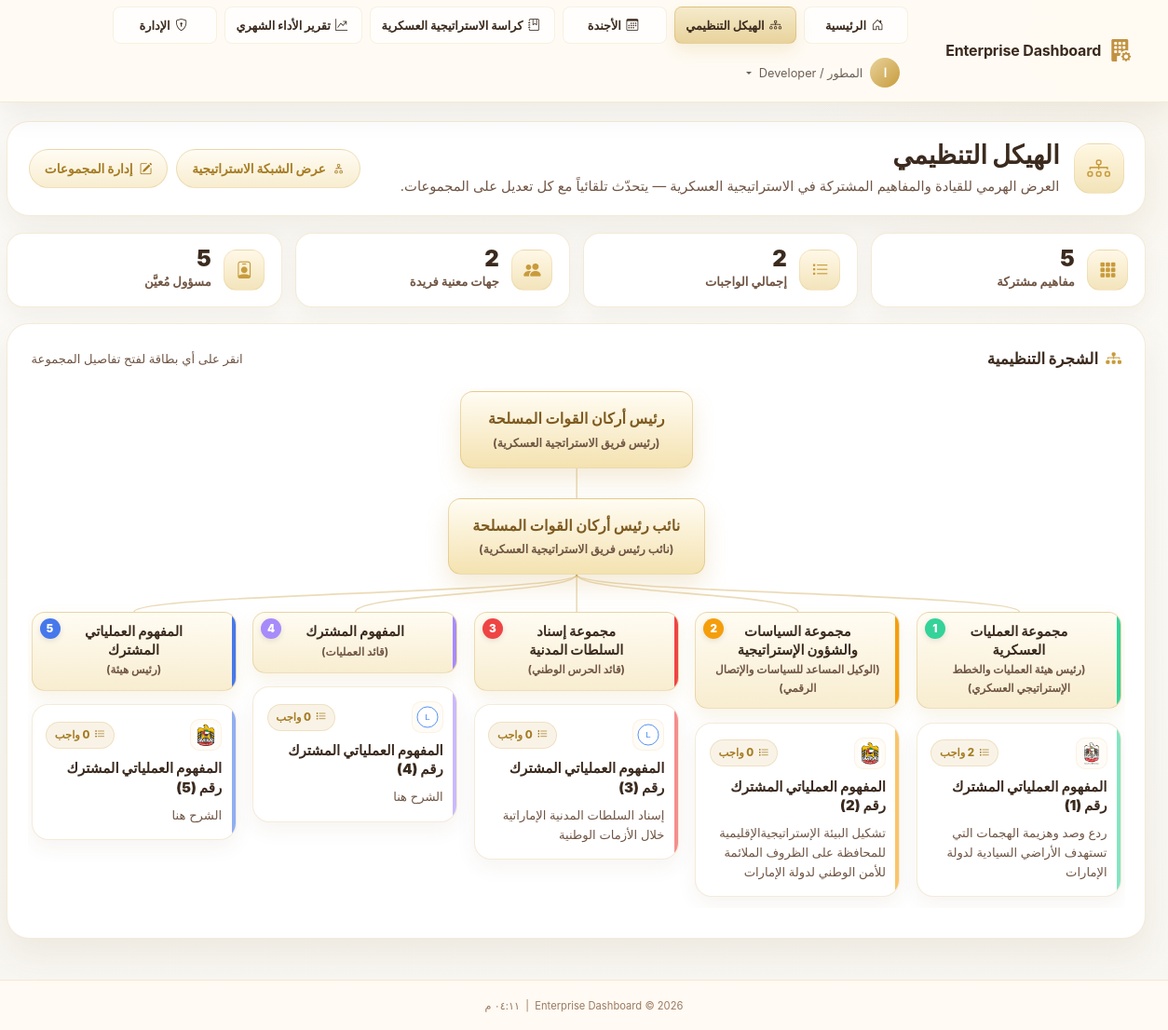
Screenshot of /org-structure (signed in) with the database file from the repository.
### app/models/user.py (models this page shows, shortened)
class User(UserMixin, db.Model):
    __tablename__ = 'users'
    id              = db.Column(db.String(36), primary_key=True, default=lambda: str(uuid.uuid4()))
    ldap_dn         = db.Column(db.String(255), unique=True, nullable=True)
    username        = db.Column(db.String(80),  unique=True, nullable=False, index=True)
    email           = db.Column(db.String(120), nullable=False)
    full_name       = db.Column(db.String(120), nullable=False)
    password_hash   = db.Column(db.String(255), nullable=True)  # Only for sim mode
    is_ldap_user    = db.Column(db.Boolean, default=True)
    is_active       = db.Column(db.Boolean, default=True)
    role_id         = db.Column(db.Integer, db.ForeignKey('roles.id'), nullable=True)
    department_id   = db.Column(db.Integer, db.ForeignKey('departments.id'), nullable=True)
    failed_logins     = db.Column(db.Integer, default=0)
    locked_until      = db.Column(db.DateTime, nullable=True)
    created_at  = db.Column(db.DateTime, default=datetime.utcnow)
    updated_at  = db.Column(db.DateTime, default=datetime.utcnow, onupdate=datetime.utcnow)
    last_login  = db.Column(db.DateTime, nullable=True)
    role       = db.relationship('Role', back_populates='users')
    department = db.relationship('Department', back_populates='users')
    audit_logs = db.relationship('AuditLog', back_populates='user', lazy='dynamic',
                                 foreign_keys='AuditLog.user_id')
    @property
    def is_authenticated(self) -> bool:
        return True
    @property
    def permission_level(self) -> int:
        return self.role.permission_level if self.role else 0
    @property
    def role_code(self) -> str:
        return self.role.code if self.role else 'USER'
    def is_developer(self) -> bool:
        return self.role_code == 'DEVELOPER'
    def can_admin(self) -> bool:
        return self.permission_level >= 80  # Deputy and above
    @classmethod
    def get_by_id(cls, user_id: str) -> Optional['User']:
        return cls.query.get(user_id)

### app/models/department.py (models this page shows, shortened)
class Department(db.Model):
    __tablename__ = 'departments'
    id                 = db.Column(db.Integer, primary_key=True)
    code               = db.Column(db.String(20), unique=True, nullable=False)
    name               = db.Column(db.String(120), nullable=False)
    description        = db.Column(db.Text, default='')
    responsible_person = db.Column(db.String(120), default='')          # Title / role (e.g., "رئيس هيئة...")
    responsible_name   = db.Column(db.String(120), default='')          # Person's name (shown above the title)
    org_group_name     = db.Column(db.String(160), default='')          # Display name in org structure branch header
    color              = db.Column(db.String(7), default='#4F8EF7')   # Hex color
    icon               = db.Column(db.String(60), default='bi-grid-fill')
    logo_file          = db.Column(db.String(120), nullable=True)     # Custom logo filename
    concept_number     = db.Column(db.Integer, nullable=True)         # Operational Concept Number
    order_index        = db.Column(db.Integer, default=0)
    is_active          = db.Column(db.Boolean, default=True, nullable=False)
    is_central         = db.Column(db.Boolean, default=False, nullable=False)  # CEO hub group
    director_notes     = db.Column(db.Text, default='')               # Inline CEO notes
    concept_number     = db.Column(db.Integer, nullable=True)         # المفهوم العملياتي المشترك عدد
    created_at         = db.Column(db.DateTime, server_default=db.func.now())
    updated_at         = db.Column(db.DateTime, server_default=db.func.now(), onupdate=db.func.now())
    users   = db.relationship('User', back_populates='department', lazy='dynamic')
    metrics = db.relationship('DepartmentMetrics', back_populates='department',
                              lazy='dynamic', cascade='all, delete-orphan')
    def latest_metrics(self) -> Optional['DepartmentMetrics']:
        return (
            self.metrics
            .order_by(DepartmentMetrics.metric_date.desc())
            .first()
        )
    def competence_pct(self) -> float:
        m = self.latest_metrics()
        return float(m.competence_percentage) if m else 0.0
    def completion_pct(self) -> float:
        m = self.latest_metrics()
        return float(m.completion_percentage) if m else 0.0
    @classmethod
    def active_ordered(cls) -> List['Department']:
        return cls.query.filter_by(is_active=True).order_by(cls.order_index).all()

### app/dashboard/routes.py (the view)
@dashboard_bp.route('/org-structure')
@login_required
def org_structure():
    from app.models.main_task import MainTask
    departments = get_overview_metrics()
    central_department = next((d for d in departments if d.get('is_central')), None)
    report_departments = [d for d in departments if not d.get('is_central')] or departments
    stakeholders_by_dept = {}
    for dept in report_departments:
        tasks = MainTask.query.filter_by(primary_department_id=dept['id']).all()
        seen = []
        for t in tasks:
            for name in t.secondary_departments_parsed:
                name = (name or '').strip()
                if name and name not in seen:
                    seen.append(name)
        stakeholders_by_dept[dept['id']] = seen
    return render_template(
        'dashboard/org_structure.html',
        departments=departments,
        central_department=central_department,
        report_departments=report_departments,
        stakeholders_by_dept=stakeholders_by_dept,
        page_title='الهيكل التنظيمي',
    )

### app/templates/dashboard/org_structure.html (shortened to what this page needs)
{% extends "base.html" %}
{% block body_class %}app-body dashboard-home-body{% endblock %}
{% block content %}
{% set total_duties = report_departments|sum(attribute='duties_count') %}
{% set unique_stakeholders = [] %}
{% for dept in report_departments %}
    {% for s in stakeholders_by_dept.get(dept.id, []) %}
        {% if s not in unique_stakeholders %}
            {% set _ = unique_stakeholders.append(s) %}
        {% endif %}
    {% endfor %}
{% endfor %}
<div class="org-page">
    <div class="org-shell">
        <header class="org-header">
            <div class="org-header-info">
                <span class="org-header-icon"><i class="bi bi-diagram-3"></i></span>
                <div>
                    <h1 class="org-header-title">{{ page_title }}</h1>
                    <p class="org-header-meta">العرض الهرمي للقيادة والمفاهيم المشتركة في الاستراتيجية العسكرية — يتحدّث تلقائياً مع كل تعديل على المجموعات.</p>
                </div>
            </div>
            <div class="org-header-actions">
                <a class="org-header-link" href="{{ url_for('dashboard.quarterly_performance') }}">
                    <i class="bi bi-diagram-2"></i><span>عرض الشبكة الاستراتيجية</span>
                </a>
                {% if current_user.is_authenticated and current_user.is_developer() %}
                <a class="org-header-link" href="{{ url_for('admin.departments') }}">
                    <i class="bi bi-pencil-square"></i><span>إدارة المجموعات</span>
                </a>
                {% endif %}
            </div>
        </header>
        <section class="org-stats" aria-label="إحصائيات الهيكل">
            <article class="org-stat">
                <span class="org-stat-icon"><i class="bi bi-grid-3x3-gap-fill"></i></span>
                <div class="org-stat-copy">
                    <div class="org-stat-value">{{ report_departments|length }}</div>
                    <div class="org-stat-label">مفاهيم مشتركة</div>
                </div>
            </article>
            <article class="org-stat">
                <span class="org-stat-icon"><i class="bi bi-list-task"></i></span>
                <div class="org-stat-copy">
                    <div class="org-stat-value">{{ total_duties }}</div>
                    <div class="org-stat-label">إجمالي الواجبات</div>
                </div>
            </article>
            <article class="org-stat">
                <span class="org-stat-icon"><i class="bi bi-people-fill"></i></span>
                <div class="org-stat-copy">
                    <div class="org-stat-value">{{ unique_stakeholders|length }}</div>
                    <div class="org-stat-label">جهات معنية فريدة</div>
                </div>
            </article>
            <article class="org-stat">
                <span class="org-stat-icon"><i class="bi bi-person-badge"></i></span>
                <div class="org-stat-copy">
                    <div class="org-stat-value">{{ report_departments|selectattr('responsible_person')|list|length }}</div>
                    <div class="org-stat-label">مسؤول مُعيَّن</div>
                </div>
            </article>
        </section>
        {% if report_departments %}
        <section class="org-tree-wrap" aria-label="الهيكل التنظيمي">
            <div class="org-tree-head">
                <h2><i class="bi bi-diagram-3-fill"></i><span>الشجرة التنظيمية</span></h2>
                <span class="org-tree-hint">انقر على أي بطاقة لفتح تفاصيل المجموعة</span>
            </div>
            <div class="org-tree-scroll">
                <div class="org-tree">
                    <svg class="org-connectors" aria-hidden="true" preserveAspectRatio="none">
                    </svg>
                    <div class="org-boss">
                        <div class="org-boss-card">
                            <span class="org-boss-name">{{ central_department.responsible_person if central_department and central_department.responsible_person else 'رئيس الفريق' }}</span>
                            <span class="org-boss-role">({{ central_department.name if central_department and central_department.name else 'المدير' }})</span>
                        </div>
                    </div>
                    <div class="org-boss">
                        <div class="org-boss-card">
                            <span class="org-boss-name">نائب رئيس أركان القوات المسلحة</span>
                            <span class="org-boss-role">(نائب رئيس فريق الاستراتيجية العسكرية)</span>
                        </div>
                    </div>
                    <div class="org-branches" style="--branches: {{ report_departments|length }};">
                        {% for dept in report_departments %}
                        {% set number = dept.concept_number or loop.index %}
                        {% set top_line = dept.org_group_name or dept.name %}
                        {% set sub_line = dept.responsible_person or 'المدير' %}
                        {% set stakeholders = stakeholders_by_dept.get(dept.id, []) %}
                        {% set completion = dept.completion_pct|default(0)|round|int %}
                        {% set competence = dept.competence_pct|default(0)|round|int %}
                        <div class="org-branch" style="--branch-color: {{ dept.color or '#C89B3C' }};">
                            <div class="org-branch-head">
                                <span class="org-branch-head-num">{{ number }}</span>
                                <span class="org-branch-head-name">{{ top_line }}</span>
                                <span class="org-branch-head-role">({{ sub_line }})</span>
                            </div>
                            <a class="org-branch-card" href="{{ url_for('dashboard.department_detail', dept_id=dept.id) }}" aria-label="فتح تفاصيل {{ dept.name }}">
                                <div class="org-branch-card-top">
                                    {% if dept.logo_file %}
                                    <img class="org-branch-card-logo" src="{{ url_for('static', filename='img/' + dept.logo_file) }}" alt="">
                                    {% else %}
                                    <span class="org-branch-card-icon"><i class="bi {{ dept.icon or 'bi-shield-fill' }}"></i></span>
                                    {% endif %}
                                    <span class="org-branch-card-duty"><i class="bi bi-list-task"></i>{{ dept.duties_count|default(0) }} واجب</span>
                                </div>
                                <h3 class="org-branch-card-title">المفهوم العملياتي المشترك رقم ({{ number }})</h3>
                                <p class="org-branch-card-desc">{{ dept.description or 'لا يوجد وصف بعد — أضف شرحاً للمفهوم من لوحة الإدارة.' }}</p>
                            </a>
                        </div>
                        {% endfor %}
                    </div>
                </div>
            </div>
        </section>
        {% else %}
        <section class="org-empty-state">
            <i class="bi bi-diagram-3"></i>
            <h3>لا توجد مجموعات بعد</h3>
            <p>أضف مجموعة من لوحة الإدارة، وسيظهر هنا الهيكل التنظيمي بشكل تلقائي مع جميع المسؤوليات والجهات المعنية.</p>
        </section>
        {% endif %}
    </div>
</div>
{% endblock %}

### app/templates/base.html (shortened to what this page needs)
<!DOCTYPE html>
<html lang="ar" dir="rtl">
<head>
  <link rel="stylesheet" href="{{ url_for('static', filename='css/bootstrap.min.css') }}">
  <link rel="stylesheet" href="{{ url_for('static', filename='css/bootstrap-icons.css') }}">
  <link rel="stylesheet" href="{{ url_for('static', filename='css/custom.css') }}">
</head>
<body class="{% block body_class %}app-body{% endblock %}">
  {% block body %}
  <nav class="navbar navbar-dark navbar-expand-lg app-navbar" id="mainNav">
    <div class="container-fluid px-4">
      <a class="navbar-brand d-flex align-items-center gap-2" href="{{ url_for('dashboard.index') }}">
        <i class="bi bi-building-fill-gear fs-4 text-primary-glow"></i>
        <span class="fw-bold">{{ app_name }}</span>
      </a>
      <div class="collapse navbar-collapse" id="navbarMain">
        <ul class="navbar-nav ms-auto align-items-center gap-2 main-nav-menu">
          <li class="nav-item">
            <a class="nav-link primary-nav-link {% if request.endpoint == 'dashboard.index' %}active{% endif %}"
              href="{{ url_for('dashboard.index') }}">
              <i class="bi bi-house-door me-1"></i>الرئيسية
            </a>
          </li>
          <li class="nav-item">
            <a class="nav-link primary-nav-link {% if request.endpoint == 'dashboard.org_structure' %}active{% endif %}"
              href="{{ url_for('dashboard.org_structure') }}">
              <i class="bi bi-diagram-3 me-1"></i>الهيكل التنظيمي
            </a>
          </li>
          <li class="nav-item">
            <a class="nav-link primary-nav-link {% if request.endpoint == 'dashboard.agenda' %}active{% endif %}"
              href="{{ url_for('dashboard.agenda') }}">
              <i class="bi bi-calendar3 me-1"></i>الأجندة
            </a>
          </li>
          <li class="nav-item">
            <a class="nav-link primary-nav-link {% if request.endpoint == 'dashboard.strategy_booklet' %}active{% endif %}"
              href="{{ url_for('dashboard.strategy_booklet') }}">
              <i class="bi bi-journal-bookmark me-1"></i>كراسة الاستراتيجية العسكرية
            </a>
          </li>
          <li class="nav-item">
            <a class="nav-link primary-nav-link {% if request.endpoint == 'dashboard.quarterly_performance' %}active{% endif %}"
              href="{{ url_for('dashboard.quarterly_performance') }}">
              <i class="bi bi-graph-up-arrow me-1"></i>تقرير الأداء الشهري
            </a>
          </li>
          {% if current_user.is_authenticated %}
          {% if current_user.can_admin() %}
          <li class="nav-item">
            <a class="nav-link primary-nav-link {% if request.endpoint and request.endpoint.startswith('admin') %}active{% endif %}"
              href="{{ url_for('admin.users') }}">
              <i class="bi bi-shield-lock me-1"></i>الإدارة
            </a>
          </li>
          {% endif %}
          <li class="nav-item dropdown">
            <a class="nav-link dropdown-toggle d-flex align-items-center gap-2" href="#" role="button"
              data-bs-toggle="dropdown">
              <span class="avatar-circle">{{ current_user.full_name[0]|upper }}</span>
              <span class="d-none d-md-inline">{{ current_user.full_name }}</span>
            </a>
          </li>
          {% endif %}
        </ul>
      </div>
    </div>
  </nav>
  <main class="main-content">
    {% block content %}{% endblock %}
  </main>
  <footer class="app-footer mt-auto py-3 text-center">
    <small class="text-muted">
      {{ app_name }} &copy; {{ now().year }}
      &nbsp;|&nbsp;
      <span id="currentTime"></span>
    </small>
  </footer>
  {% endblock %}
</body>
</html>

### rows the page displays
User: full_name "ا", full_name "المطور / Developer"
Department: responsible_person "رئيس أركان القوات المسلحة", name "رئيس فريق الاستراتجية العسكرية"
Department: number "1", name "مجموعة العمليات العسكرية", responsible_person "رئيس هيئة العمليات والخطط الإستراتيجي العسكري", logo_file (picture), description "ردع وصد وهزيمة الهجمات التي تستهدف الأراضي السيادية لدولة الإمارات"
Department: number "2", name "مجموعة السياسات والشؤون الإستراتيجية", responsible_person "الوكيل المساعد للسياسات والإتصال الرقمي", logo_file (picture), duties_count "0", description "تشكيل البيئة الإستراتيجيةالإقليمية للمحافظة على الظروف الملائمة للأمن الوطني لدولة الإمارات"
Department: number "3", name "مجموعة إسناد السلطات المدنية", responsible_person "قائد الحرس الوطني", logo_file (picture), description "إسناد السلطات المدنية الإماراتية خلال الأزمات الوطنية"
Department: number "4", name "المفهوم المشترك", responsible_person "قائد العمليات", logo_file (picture), duties_count "0", description "الشرح هنا"
Department: number "5", name "المفهوم العملياتي المشترك", responsible_person "رئيس هيئة", logo_file (picture), duties_count "0", description "الشرح هنا"

### other values shown
{{ app_name }} "Enterprise Dashboard"
{{ page_title }} "الهيكل التنظيمي"
{{ report_departments|length }} "5"
{{ total_duties }} "2"
{{ unique_stakeholders|length }} "2"
{{ report_departments|selectattr('responsible_person')|list|length }} "5"
